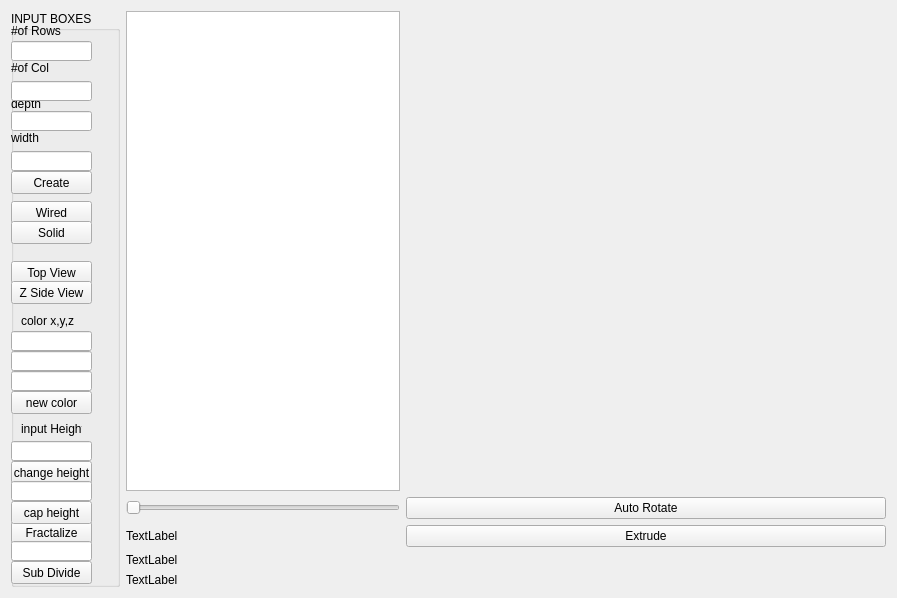
<?xml version="1.0" encoding="UTF-8"?>
<ui version="4.0">
 <class>Window</class>
 <widget class="QWidget" name="Window">
  <property name="geometry">
   <rect>
    <x>0</x>
    <y>0</y>
    <width>897</width>
    <height>596</height>
   </rect>
  </property>
  <property name="windowTitle">
   <string>Window</string>
  </property>
  <layout class="QGridLayout" name="gridLayout">
   <item row="0" column="4">
    <layout class="QHBoxLayout" name="horizontalLayout">
     <item>
      <widget class="MyGLWidget" name="myGLWidget" native="true">
       <property name="minimumSize">
        <size>
         <width>480</width>
         <height>480</height>
        </size>
       </property>
      </widget>
     </item>
    </layout>
   </item>
   <item row="4" column="3">
    <widget class="QLabel" name="lblZ">
     <property name="text">
      <string>TextLabel</string>
     </property>
    </widget>
   </item>
   <item row="1" column="3">
    <widget class="QSlider" name="horizontalSlider">
     <property name="orientation">
      <enum>Qt::Horizontal</enum>
     </property>
    </widget>
   </item>
   <item row="1" column="4">
    <widget class="QPushButton" name="btnRot">
     <property name="text">
      <string>Auto Rotate</string>
     </property>
    </widget>
   </item>
   <item row="2" column="4">
    <widget class="QPushButton" name="extrudeButton">
     <property name="contextMenuPolicy">
      <enum>Qt::NoContextMenu</enum>
     </property>
     <property name="text">
      <string>Extrude</string>
     </property>
    </widget>
   </item>
   <item row="2" column="3">
    <widget class="QLabel" name="lblX">
     <property name="text">
      <string>TextLabel</string>
     </property>
    </widget>
   </item>
   <item row="3" column="3">
    <widget class="QLabel" name="lblY">
     <property name="text">
      <string>TextLabel</string>
     </property>
    </widget>
   </item>
   <item row="0" column="3">
    <widget class="QListWidget" name="listWidget"/>
   </item>
   <item row="0" column="0" rowspan="5">
    <widget class="QGroupBox" name="groupBox">
     <property name="title">
      <string>INPUT BOXES</string>
     </property>
     <widget class="QLineEdit" name="lineEdit">
      <property name="geometry">
       <rect>
        <x>0</x>
        <y>30</y>
        <width>81</width>
        <height>20</height>
       </rect>
      </property>
     </widget>
     <widget class="QLabel" name="label">
      <property name="geometry">
       <rect>
        <x>0</x>
        <y>10</y>
        <width>61</width>
        <height>20</height>
       </rect>
      </property>
      <property name="text">
       <string>#of Rows</string>
      </property>
     </widget>
     <widget class="QLabel" name="label_2">
      <property name="geometry">
       <rect>
        <x>0</x>
        <y>50</y>
        <width>47</width>
        <height>13</height>
       </rect>
      </property>
      <property name="text">
       <string>#of Col</string>
      </property>
     </widget>
     <widget class="QLabel" name="label_3">
      <property name="geometry">
       <rect>
        <x>0</x>
        <y>83</y>
        <width>47</width>
        <height>20</height>
       </rect>
      </property>
      <property name="text">
       <string>depth</string>
      </property>
     </widget>
     <widget class="QLineEdit" name="lineEdit_2">
      <property name="geometry">
       <rect>
        <x>0</x>
        <y>70</y>
        <width>81</width>
        <height>20</height>
       </rect>
      </property>
     </widget>
     <widget class="QLineEdit" name="lineEdit_3">
      <property name="geometry">
       <rect>
        <x>0</x>
        <y>100</y>
        <width>81</width>
        <height>20</height>
       </rect>
      </property>
     </widget>
     <widget class="QPushButton" name="Create">
      <property name="geometry">
       <rect>
        <x>0</x>
        <y>160</y>
        <width>81</width>
        <height>23</height>
       </rect>
      </property>
      <property name="text">
       <string>Create</string>
      </property>
     </widget>
     <widget class="QLineEdit" name="lineEdit_4">
      <property name="geometry">
       <rect>
        <x>0</x>
        <y>140</y>
        <width>81</width>
        <height>20</height>
       </rect>
      </property>
     </widget>
     <widget class="QLabel" name="label_4">
      <property name="geometry">
       <rect>
        <x>0</x>
        <y>120</y>
        <width>47</width>
        <height>13</height>
       </rect>
      </property>
      <property name="text">
       <string>width</string>
      </property>
     </widget>
     <widget class="QPushButton" name="pushButton">
      <property name="geometry">
       <rect>
        <x>0</x>
        <y>190</y>
        <width>81</width>
        <height>23</height>
       </rect>
      </property>
      <property name="text">
       <string>Wired</string>
      </property>
     </widget>
     <widget class="QPushButton" name="pushButton_2">
      <property name="geometry">
       <rect>
        <x>0</x>
        <y>210</y>
        <width>81</width>
        <height>23</height>
       </rect>
      </property>
      <property name="text">
       <string>Solid</string>
      </property>
     </widget>
     <widget class="QPushButton" name="pushButton_3">
      <property name="geometry">
       <rect>
        <x>0</x>
        <y>250</y>
        <width>81</width>
        <height>23</height>
       </rect>
      </property>
      <property name="text">
       <string>Top View</string>
      </property>
     </widget>
     <widget class="QPushButton" name="pushButton_4">
      <property name="geometry">
       <rect>
        <x>0</x>
        <y>270</y>
        <width>81</width>
        <height>23</height>
       </rect>
      </property>
      <property name="text">
       <string>Z Side View</string>
      </property>
     </widget>
     <widget class="QPushButton" name="pushButton_5">
      <property name="geometry">
       <rect>
        <x>0</x>
        <y>380</y>
        <width>81</width>
        <height>23</height>
       </rect>
      </property>
      <property name="text">
       <string>new color</string>
      </property>
     </widget>
     <widget class="QPushButton" name="pushButton_6">
      <property name="geometry">
       <rect>
        <x>0</x>
        <y>450</y>
        <width>81</width>
        <height>23</height>
       </rect>
      </property>
      <property name="text">
       <string>change height</string>
      </property>
     </widget>
     <widget class="QLineEdit" name="lineEdit_5">
      <property name="geometry">
       <rect>
        <x>0</x>
        <y>320</y>
        <width>81</width>
        <height>20</height>
       </rect>
      </property>
     </widget>
     <widget class="QLineEdit" name="lineEdit_6">
      <property name="geometry">
       <rect>
        <x>0</x>
        <y>340</y>
        <width>81</width>
        <height>20</height>
       </rect>
      </property>
     </widget>
     <widget class="QLineEdit" name="lineEdit_7">
      <property name="geometry">
       <rect>
        <x>0</x>
        <y>360</y>
        <width>81</width>
        <height>20</height>
       </rect>
      </property>
     </widget>
     <widget class="QLabel" name="label_5">
      <property name="geometry">
       <rect>
        <x>10</x>
        <y>300</y>
        <width>71</width>
        <height>20</height>
       </rect>
      </property>
      <property name="text">
       <string>color x,y,z</string>
      </property>
     </widget>
     <widget class="QLineEdit" name="lineEdit_9">
      <property name="geometry">
       <rect>
        <x>0</x>
        <y>430</y>
        <width>81</width>
        <height>20</height>
       </rect>
      </property>
     </widget>
     <widget class="QLabel" name="label_6">
      <property name="geometry">
       <rect>
        <x>10</x>
        <y>410</y>
        <width>61</width>
        <height>16</height>
       </rect>
      </property>
      <property name="text">
       <string>input Height</string>
      </property>
     </widget>
     <widget class="QPushButton" name="pushButton_7">
      <property name="geometry">
       <rect>
        <x>0</x>
        <y>510</y>
        <width>81</width>
        <height>23</height>
       </rect>
      </property>
      <property name="text">
       <string>Fractalize</string>
      </property>
     </widget>
     <widget class="QPushButton" name="pushButton_8">
      <property name="geometry">
       <rect>
        <x>0</x>
        <y>550</y>
        <width>81</width>
        <height>23</height>
       </rect>
      </property>
      <property name="text">
       <string>Sub Divide</string>
      </property>
     </widget>
     <widget class="QLineEdit" name="lineEdit_8">
      <property name="geometry">
       <rect>
        <x>0</x>
        <y>530</y>
        <width>81</width>
        <height>20</height>
       </rect>
      </property>
     </widget>
     <widget class="QLineEdit" name="lineEdit_10">
      <property name="geometry">
       <rect>
        <x>0</x>
        <y>470</y>
        <width>81</width>
        <height>20</height>
       </rect>
      </property>
     </widget>
     <widget class="QPushButton" name="pushButton_9">
      <property name="geometry">
       <rect>
        <x>0</x>
        <y>490</y>
        <width>81</width>
        <height>23</height>
       </rect>
      </property>
      <property name="text">
       <string>cap height</string>
      </property>
     </widget>
    </widget>
   </item>
  </layout>
 </widget>
 <layoutdefault spacing="6" margin="11"/>
 <customwidgets>
  <customwidget>
   <class>MyGLWidget</class>
   <extends>QWidget</extends>
   <header>myglwidget.h</header>
   <container>1</container>
   <slots>
    <slot>setXRotation(int)</slot>
    <slot>setZRotation(int)</slot>
    <slot>setYRotation(int)</slot>
   </slots>
  </customwidget>
 </customwidgets>
 <resources/>
 <connections/>
</ui>
